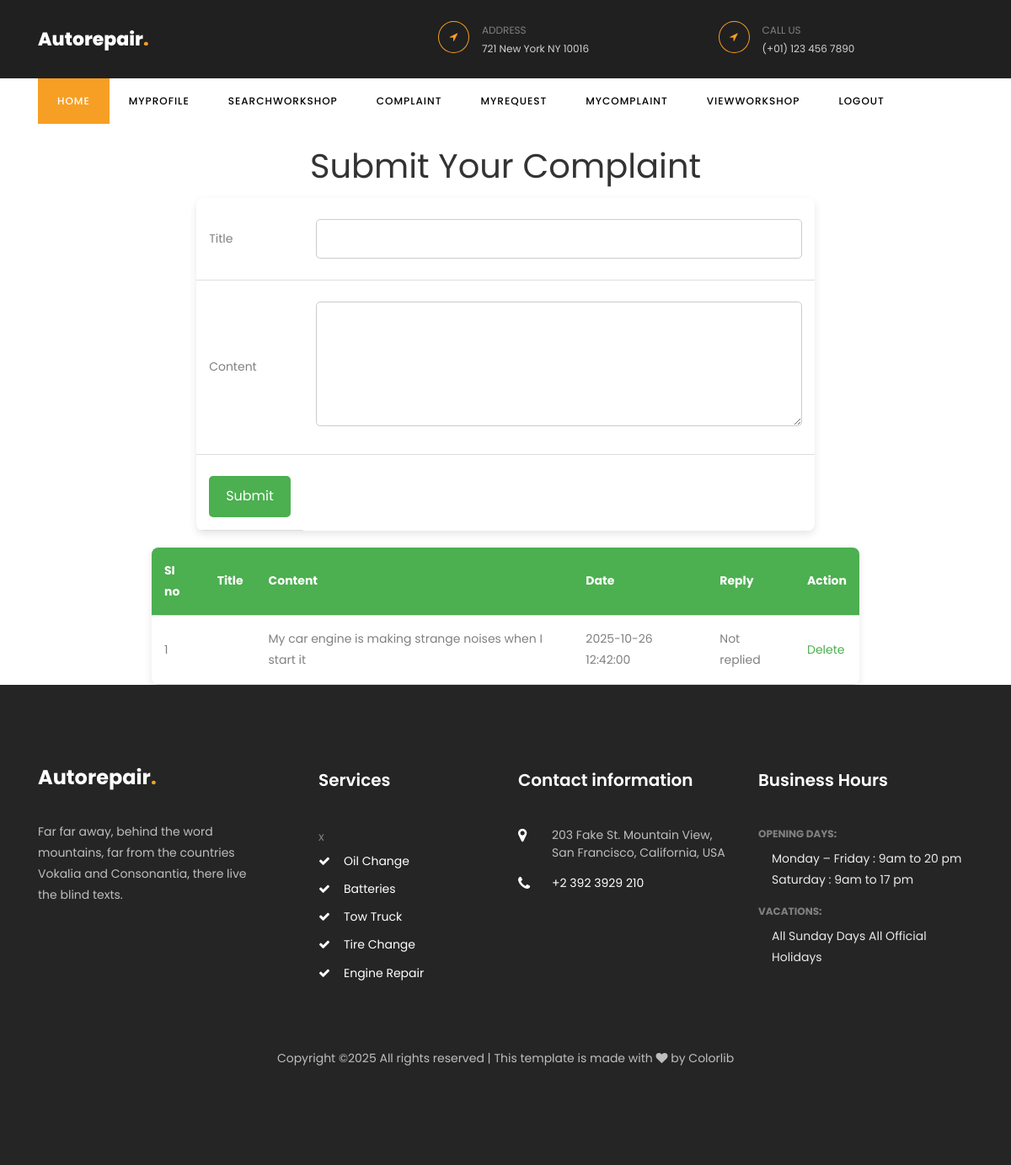
Page /user/Complaint.php (signed in) on the committed database.
### tables this page shows
CREATE TABLE tbl_complaint (
    complaint_id INT AUTO_INCREMENT PRIMARY KEY,
    complaint_titles VARCHAR(200) NOT NULL,
    complaint_content TEXT NOT NULL,
    complaint_date TIMESTAMP DEFAULT CURRENT_TIMESTAMP,
    user_id INT NOT NULL,
    complaint_status INT DEFAULT 0,  
    FOREIGN KEY (user_id) REFERENCES tbl_newuser(user_id)
);

### user/Complaint.php (the view, shortened to what this page needs)
<?php
include('../Assets/Connection/Connection.php');
include('Head.php');
?>
<!DOCTYPE html PUBLIC "-//W3C//DTD XHTML 1.0 Transitional//EN" "http://www.w3.org/TR/xhtml1/DTD/xhtml1-transitional.dtd">
<html xmlns="http://www.w3.org/1999/xhtml">
<head>
</head>
<body>
<h1>Submit Your Complaint</h1>
<form id="form1" name="form1" method="post" action="" onsubmit="return validateForm();">
    <div style="display: flex; justify-content: center;">
        <table class="center">
            <tr>
                <td>Title</td>
                <td><input type="text" name="txt_Title" id="txt_Title" /></td>
            </tr>
            <tr>
                <td>Content</td>
                <td><textarea name="txt_content" id="txt_content2" cols="45" rows="5"></textarea></td>
            </tr>
            <tr>
                <td colspan="2" class="center">
                    <input type="submit" name="txt_btn" id="txt_btn" value="Submit" />
                </td>
            </tr>
        </table>
    </div>
</form>
<table>
    <tr>
        <th>SI no</th>
        <th>Title</th>
        <th>Content</th>
        <th>Date</th>
        <th>Reply</th>
        <th>Action</th>
    </tr>
    <?php
        $i = 0;
        $sel = "SELECT * FROM tbl_complaint where user_id='".$_SESSION['userid']."'";
        $row = $conn->query($sel);
        while ($data = $row->fetch_assoc()) {
            $i++;
    ?>
    <tr>
        <td><?php echo $i; ?></td>
        <td><?php echo htmlspecialchars($data['complaint_title']); ?></td>
        <td><?php echo htmlspecialchars($data['complaint_content']); ?></td>
        <td><?php echo htmlspecialchars($data['complaint_date']); ?></td>
        <td>
            <?php
            if ($data['complaint_status'] == 1) {
                echo htmlspecialchars($data['complaint_reply']);
            } else {
                echo "Not replied";
            }
            ?>
        </td>
        <td><a href="Complaint.php?id=<?php echo htmlspecialchars($data['complaint_id']); ?>">Delete</a></td>
    </tr>
    <?php } ?>
</table>
</body>
</html>
<?php
include('Foot.php');
?>

### user/Complaint.php (style rules this page uses)
h1 { text-align: center; color: #333; margin-top: 20px; }
form { display: flex; justify-content: center; }
table.center { width: auto; margin: 0 auto; border-collapse: collapse; background-color: #fff; box-shadow: 0px 4px 10px rgba(0, 0, 0, 0.1); border-radius: 8px; overflow: hidden; }
table { width: 70%; margin: 0 auto; border-collapse: collapse; margin-top: 20px; background-color: #fff; box-shadow: 0px 4px 10px rgba(0, 0, 0, 0.1); border-radius: 8px; overflow: hidden; }
th, td { padding: 15px; text-align: left; border-bottom: 1px solid #ddd; }
th { background-color: #4CAF50; color: white; }
input[type="text"], textarea { width: 100%; padding: 10px; margin: 10px 0; border: 1px solid #ccc; border-radius: 5px; }
input[type="submit"] { background-color: #4CAF50; color: white; padding: 10px 20px; border: none; cursor: pointer; font-size: 16px; border-radius: 5px; width: 100%; margin-top: 10px; }
a { color: #4CAF50; text-decoration: none; }
.center { display: flex; align-items: center; justify-content: center; }

### rows in the picture
tbl_complaint: complaint_content "My car engine is making strange noises when I start it", complaint_date "2025-10-26 12:42:00", complaint_status "Not replied"
